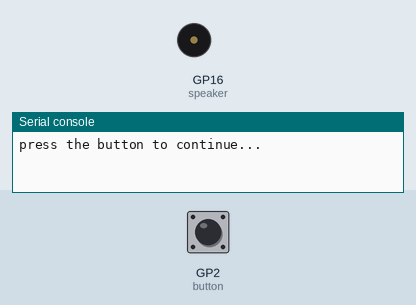
This program was run on a simulated Raspberry Pi Pico running MicroPython. On the bench: buzzer (waves = sounding), the last lines printed to the serial console. The test bench sets the inputs (shaded band); at power-on: GP2 (button) HIGH.

Above: at 5.0 s.
5.1 s: GP2 (button) pulled LOW for 0.15 s
At 8.84 s:
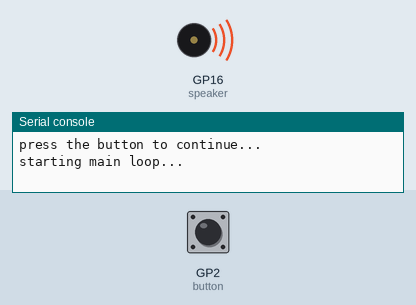
Timing chart, 0 to 14.2 s (numbered marks = the images above; inputs shaded):
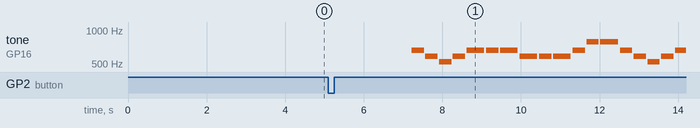

Measured:
- after the input at 5.1 s, tone on GP16 (speaker): plays 659 Hz for 0.32 s, 587 Hz for 0.32 s, 523 Hz for 0.32 s, 587 Hz for 0.32 s, 659 Hz for 0.45 s, 659 Hz for 0.32 s … (18 notes in this stretch), starting after 2.1 s

The program:

firstSpeaker.py
```python
from picozero import Button, Speaker
from time import sleep

button = Button(2)
speaker = Speaker(16)

notes = ["c4", "d4", "e4", "f4", "g2"]

rhythm = [
    ("e5", .35, .15),
    ("d5", .35, .15),
    ("c5", .35, .15),
    ("d5", .35, .15),

    ("e5", .5, .2),
    ("e5", .35, .15),
    ("e5", .5, .2),

    ("d5", .5, .2),
    ("d5", .35, .15),
    ("d5", .5, .2),

    ("e5", .35, .15),
    ("g5", .35, .15),
    ("g5", .5, .2),

    ("e5", .35, .15),
    ("d5", .35, .15),
    ("c5", .35, .15),
    ("d5", .35, .15),

    ("e5", .5, .2),
    ("e5", .35, .15),
    ("e5", .5, .2),

    ("d5", .5, .2),
    ("d5", .35, .15),
    ("e5", .35, .15),
    ("d5", .75, .3),
]

'''
def playNotes(notes):
    if not duration:
        duration = .1
    volume = .25

    for note in notes:
        speaker.play(note, duration, volume)
        sleep(.05)
    speaker.off()
'''

def playRhythm(rhythm):
    for note in notes:
        speaker.play(rhythm)
    speaker.off()

readyState = button.value
print("press the button to continue...")
sleep(.5)

while not readyState:
    if button.value == True:
        readyState = True
        print("starting main loop...")
        sleep(2)

    sleep(.1)

while True:
    playRhythm(rhythm)

    if button.is_pressed() == True:
        speaker.on()
    else:
        speaker.off()
```
